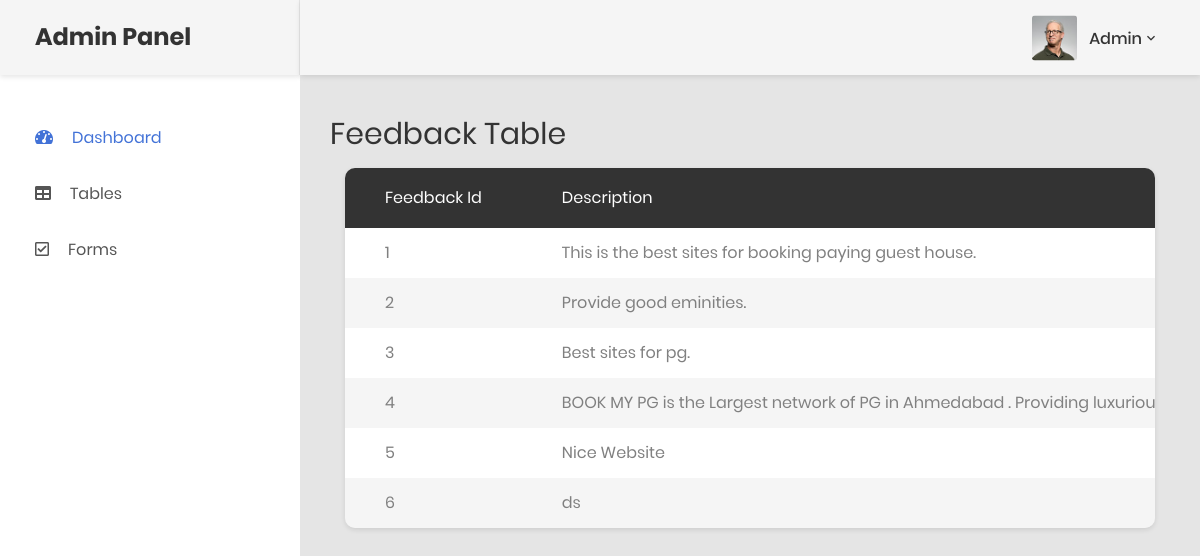
Screenshot of /admin/feedback_table.php with the database file from the repository.
### tables this page shows
CREATE TABLE `tbl_feedback` (
  `feedback_id` int(8) NOT NULL,
  `description` text NOT NULL,
  `date` date NOT NULL,
  `user_id` int(8) NOT NULL
);

### admin/feedback_table.php (the view, shortened to what this page needs)
<?php
include 'myclass/connection.php';
$q = "select * from tbl_feedback";
$result = $connection->query($q);
?>
<!DOCTYPE html>
<html lang="en">
<head>
    <link href="css/font-face.css" rel="stylesheet" media="all">
    <link href="vendor/font-awesome-4.7/css/font-awesome.min.css" rel="stylesheet" media="all">
    <link href="vendor/font-awesome-5/css/fontawesome-all.min.css" rel="stylesheet" media="all">
    <link href="vendor/mdi-font/css/material-design-iconic-font.min.css" rel="stylesheet" media="all">
    <link href="vendor/bootstrap-4.1/bootstrap.min.css" rel="stylesheet" media="all">
    <link href="vendor/animsition/animsition.min.css" rel="stylesheet" media="all">
    <link href="vendor/bootstrap-progressbar/bootstrap-progressbar-3.3.4.min.css" rel="stylesheet" media="all">
    <link href="vendor/wow/animate.css" rel="stylesheet" media="all">
    <link href="vendor/css-hamburgers/hamburgers.min.css" rel="stylesheet" media="all">
    <link href="vendor/slick/slick.css" rel="stylesheet" media="all">
    <link href="vendor/select2/select2.min.css" rel="stylesheet" media="all">
    <link href="vendor/perfect-scrollbar/perfect-scrollbar.css" rel="stylesheet" media="all">
    <link href="css/theme.css" rel="stylesheet" media="all">
</head>
<body class="animsition">
    <div class="page-wrapper">
        <?php
        include('./themepart/sidebar.php');
        ?>
        <div class="page-container">
            <?php
            include('./themepart/header.php');
            ?>
            <div class="main-content">
                <div class="section__content section__content--p30">
                    <div class="container-fluid">
                        <div class="row">
                        <h3 class="title-1">Feedback Table </h3><br></br>
                            <div class="col-lg-12">
                                <div class="table-responsive table--no-card m-b-30">
                                    <table class="table table-borderless table-striped table-earning">
                                        <thead>
                                            <tr>
                                                <th>Feedback Id</th>
                                                <th>Description</th>
                                            </tr>
                                        </thead>
                                        <tbody>
                                            <?php
                                            if ($result->num_rows > 0) {
                                                while ($row = $result->fetch_assoc()) {
                                                    echo "<tr>
                                                    <td>".$row['feedback_id']."</td>
                                                    <td>".$row['description']."</td>
                                                    <td>".$row['date']."</td>
                                                    <td>".$row['user_id']."</td>
                                                    <td><a href='?did={$row['feedback_id']}'>Delete</a></td>
                                                </tr>";
                                                }
                                            } else {
                                                echo "0 results";
                                            }
                                            ?>
                                        </tbody>
                                    </table>
                                </div>
                            </div>
                        </div>
                    </div>
                </div>
            </div>
        </div>
    </div>
</body>
</html>

### rows the page displays
tbl_feedback: feedback_id "1", description "This is the best sites for booking paying guest house."
tbl_feedback: feedback_id "2", description "Provide good eminities."
tbl_feedback: feedback_id "3", description "Best sites for pg."
tbl_feedback: feedback_id "4", description "BOOK MY PG is the Largest network of PG in Ahmedabad . Providing…"
tbl_feedback: feedback_id "5", description "Nice Website"
tbl_feedback: feedback_id "6", description "ds"
